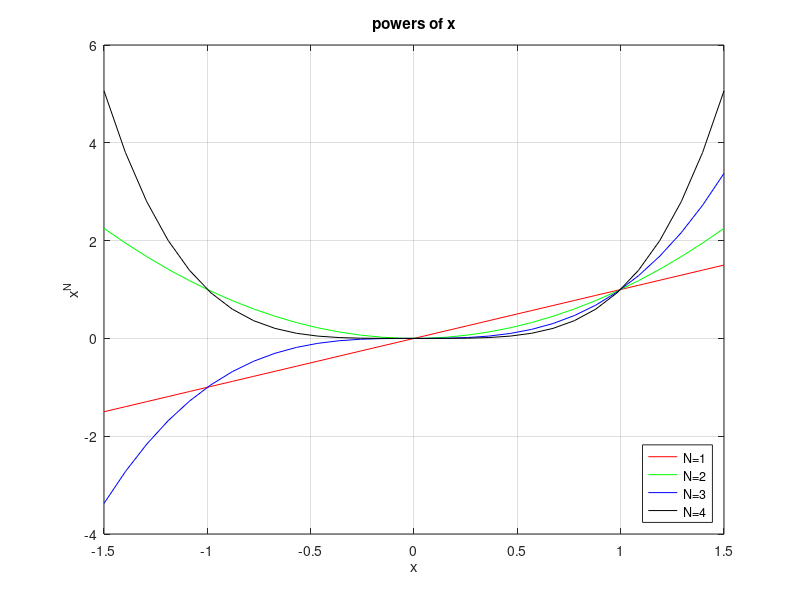

This figure's MATLAB source:
% Simple 2-D plots
function main
    pause(1)
    figure
    x = linspace(-1.5, 1.5, 30);
    clr = 'rgbk';
    for pwr = 1:4
        plot(x, x.^pwr, clr(pwr))
        hold on
    end
    xlabel('x')
    ylabel('x^N')
    title('powers of x'), grid on
    legend({'N=1', 'N=2', 'N=3', 'N=4'}, ...
        'Location','SouthEast')
end
